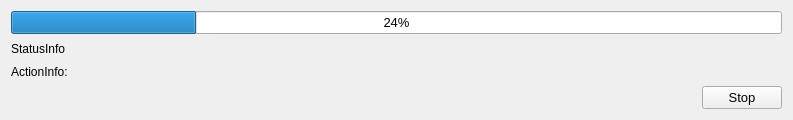
<?xml version="1.0" encoding="UTF-8"?>
<ui version="4.0">
 <class>dlgProgress</class>
 <widget class="QDialog" name="dlgProgress">
  <property name="windowModality">
   <enum>Qt::WindowModal</enum>
  </property>
  <property name="geometry">
   <rect>
    <x>0</x>
    <y>0</y>
    <width>793</width>
    <height>120</height>
   </rect>
  </property>
  <property name="windowTitle">
   <string>Dialog</string>
  </property>
  <property name="windowOpacity">
   <double>0.950000000000000</double>
  </property>
  <property name="autoFillBackground">
   <bool>false</bool>
  </property>
  <property name="locale">
   <locale language="English" country="UnitedStates"/>
  </property>
  <property name="sizeGripEnabled">
   <bool>false</bool>
  </property>
  <property name="modal">
   <bool>true</bool>
  </property>
  <layout class="QVBoxLayout" name="verticalLayout_2">
   <item>
    <layout class="QVBoxLayout" name="verticalLayout">
     <item>
      <widget class="QProgressBar" name="progressBar">
       <property name="font">
        <font>
         <family>MS Shell Dlg 2</family>
         <pointsize>10</pointsize>
         <weight>9</weight>
         <italic>false</italic>
         <bold>false</bold>
        </font>
       </property>
       <property name="styleSheet">
        <string notr="true"/>
       </property>
       <property name="locale">
        <locale language="English" country="UnitedStates"/>
       </property>
       <property name="value">
        <number>24</number>
       </property>
       <property name="textVisible">
        <bool>true</bool>
       </property>
       <property name="orientation">
        <enum>Qt::Horizontal</enum>
       </property>
       <property name="invertedAppearance">
        <bool>false</bool>
       </property>
      </widget>
     </item>
     <item>
      <widget class="QLabel" name="lblStatusInfo">
       <property name="text">
        <string>StatusInfo</string>
       </property>
      </widget>
     </item>
     <item>
      <widget class="QLabel" name="lblActionInfo">
       <property name="text">
        <string>ActionInfo:</string>
       </property>
      </widget>
     </item>
    </layout>
   </item>
   <item>
    <layout class="QHBoxLayout" name="horizontalLayout">
     <item>
      <spacer name="horizontalSpacer">
       <property name="orientation">
        <enum>Qt::Horizontal</enum>
       </property>
       <property name="sizeHint" stdset="0">
        <size>
         <width>40</width>
         <height>20</height>
        </size>
       </property>
      </spacer>
     </item>
     <item>
      <widget class="QPushButton" name="stopButton">
       <property name="font">
        <font>
         <family>MS Shell Dlg 2</family>
         <pointsize>10</pointsize>
         <weight>9</weight>
         <italic>false</italic>
         <bold>false</bold>
        </font>
       </property>
       <property name="text">
        <string>Stop</string>
       </property>
       <property name="autoDefault">
        <bool>false</bool>
       </property>
      </widget>
     </item>
    </layout>
   </item>
  </layout>
 </widget>
 <resources/>
 <connections/>
</ui>
